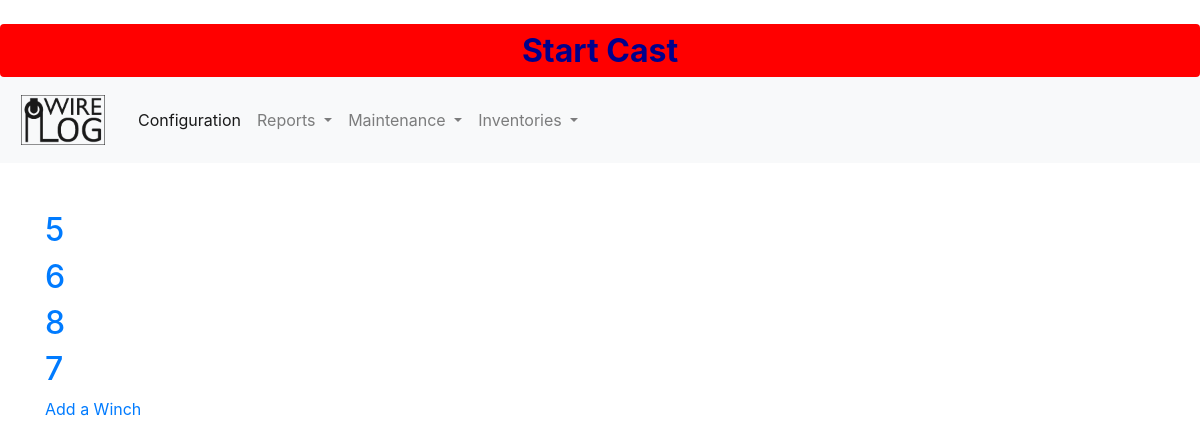
The app's page /wwdb/inventories/winchlist/ with its own data.
### wwdb/models.py (models this page shows, shortened)
class Winch(models.Model):
    id = models.AutoField(db_column='Id', primary_key=True, blank=True, null=False)
    name = models.TextField(db_column='Name', blank=True, null=True, verbose_name='Name', validators=[validate_commas])
    ship = models.TextField(db_column='Ship', blank=True, null=True, verbose_name='Ship', validators=[validate_commas])
    institution = models.TextField(db_column='Institution', blank=True, null=True, verbose_name='Institution', validators=[validate_commas])
    manufacturer = models.TextField(db_column='Manufacturer', blank=True, null=True, verbose_name='Manufacturer', validators=[validate_commas])
    status = models.BooleanField(db_column='Status', blank=True, null=True, verbose_name='Status')
    class Meta:
        managed = True
        db_table = 'Winch'
        verbose_name_plural = "Winch"
        ordering = ['name']

### wwdb/views.py (the view)
# urls.py: path('inventories/winchlist/', WinchList.as_view(), name='winchlist'),
class WinchList(ListView):
    model = Winch
    template_name="wwdb/inventories/winchlist.html"

### context_processors.py (called while the page is built)
def cast_context(request):
    return {'last': Cast.objects.last()}

### wwdb/templates/wwdb/inventories/winchlist.html (shortened to what this page needs)
{% extends "wwdb/base.html" %}
{% block content %}
{% for winch in winch_list %}
<div class="winch-entry">
    <h2><a href="{% url 'winchdetail' winch.pk %}">{{winch.id}}</a></h2>
</div>
{% endfor %}
<a href="{% url 'winchadd' %}"> Add a Winch</a>
{% endblock content %}

### records on screen
Winch: id "5"
Winch: id "6"
Winch: id "8"
Winch: id "7"
